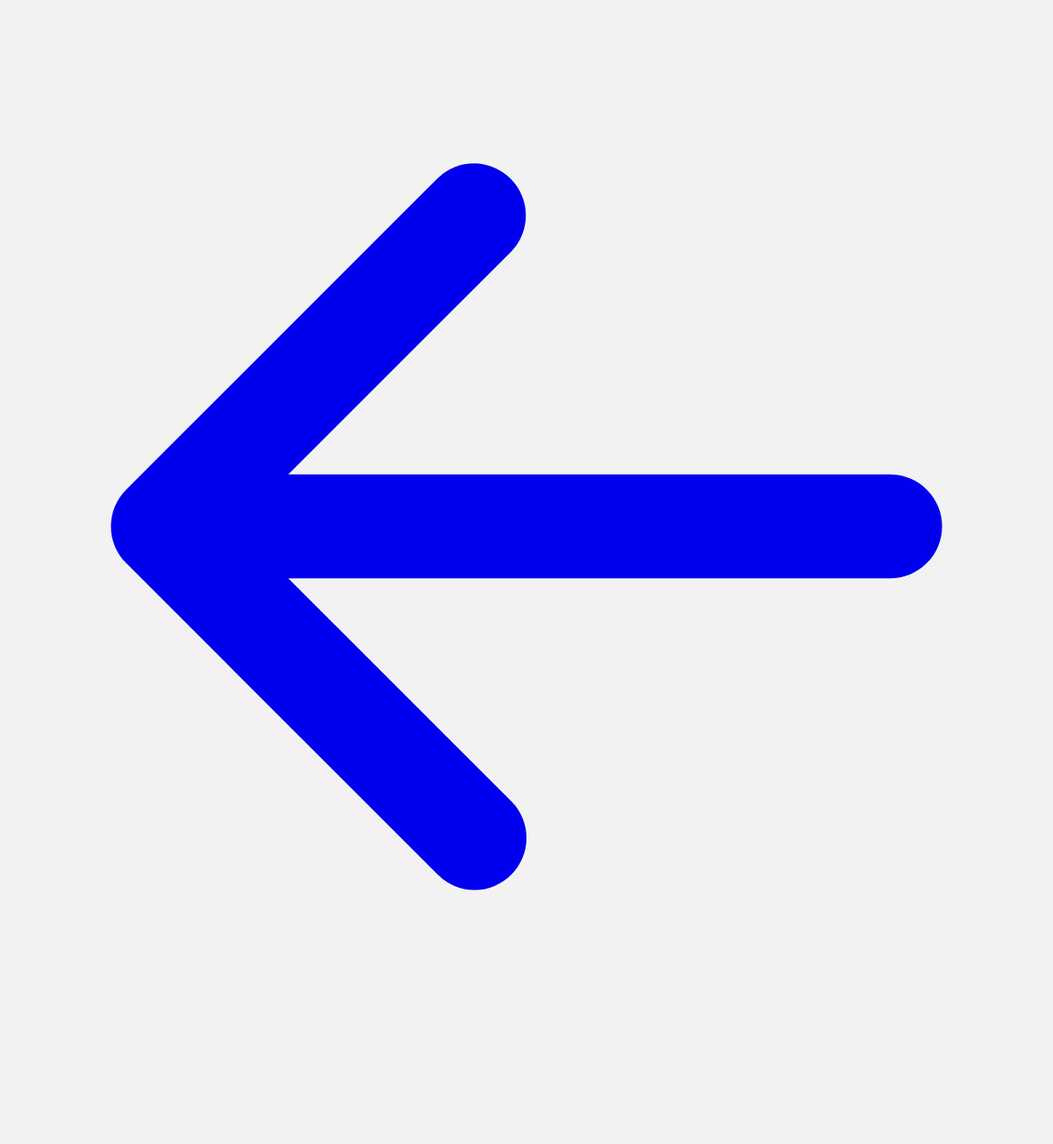
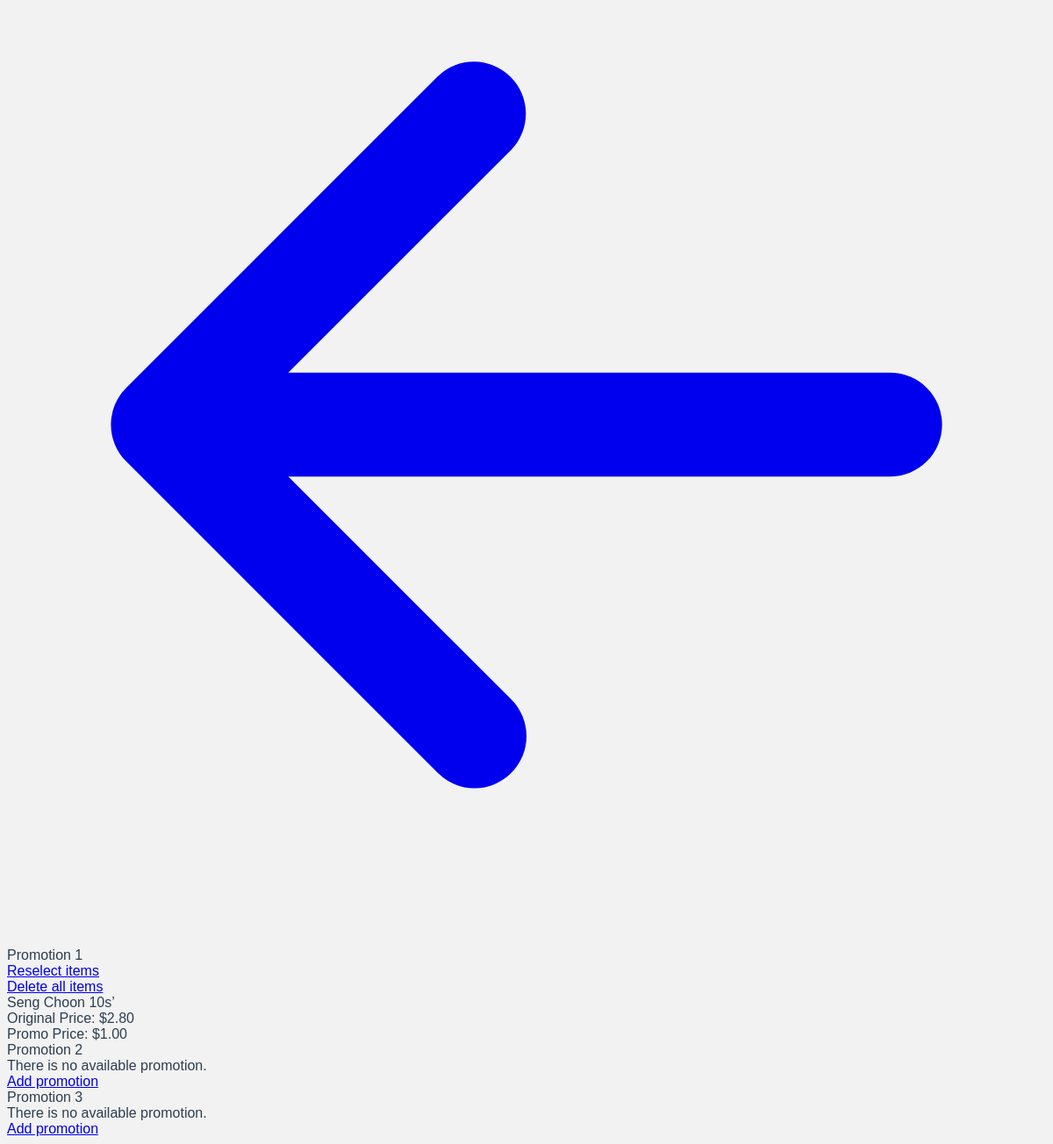
/viewpromotion (signed in), run on the app's committed database (2 pictures, top to bottom).
### app/main.py (models this page shows)
class Record_Of_Items(db.Model):
    __tablename__ = 'record_of_items'
    id = db.Column(db.Integer,primary_key = True)
    name = db.Column(db.String(200),default = '-')
    info = db.Column(db.String(200),default = '-')
    price = db.Column(db.Integer,default = '-')
    cat = db.Column(db.String(200),default = '-')
    image = db.Column(db.String(200),default = '')
    quantifier = db.Column(db.String(200),default='')
    promo_items = db.relationship('Promo_Items', backref="item")
    cart_items = db.relationship('Cart_Items', backref="item")

class Promo_Items(db.Model):
    __tablename__ = 'promo_items'
    id = db.Column(db.Integer, primary_key=True)
    itemID = db.Column(db.Integer, db.ForeignKey('record_of_items.id'))
    promo_no = db.Column(db.Integer,default = '-')
    promo_price = db.Column(db.Integer,default = '-')

### app/main.py (the view)
@app.route('/viewpromotion', methods=['POST', 'GET'])
def viewpromotion():
        if request.method == 'GET':
            promo_dis1 = db.session.query(Record_Of_Items,Promo_Items)\
                .filter(Promo_Items.promo_no == 1)\
                .filter(Record_Of_Items.id == Promo_Items.itemID)
            promo_dis2 = db.session.query(Record_Of_Items,Promo_Items)\
                .filter(Promo_Items.promo_no == 2)\
                .filter(Record_Of_Items.id == Promo_Items.itemID)
            promo_dis3 = db.session.query(Record_Of_Items,Promo_Items)\
                .filter(Promo_Items.promo_no == 3)\
                .filter(Record_Of_Items.id == Promo_Items.itemID)
            if 'admin' in session:
                return render_template('viewpromotion.html',promo_dis1= promo_dis1,\
                    promo_dis2= promo_dis2, promo_dis3=promo_dis3)
            elif 'teacher' in session:
                teacher = db.session.query(TrAcc).filter_by(name = session['teacher']).first()
                return render_template('teacherpromo.html', current_promo = teacher.promo_state, promo_dis1= promo_dis1,\
                    promo_dis2= promo_dis2, promo_dis3=promo_dis3)

### app/templates/viewpromotion.html (shortened to what this page needs)
<!DOCTYPE html>
<html>
<head>
    <link rel="stylesheet" href="https://unpkg.com/@zaydek/duomo@0.7.1/dist/production-full.css">
</head>
<body>
    <nav class="sticky t-0 shadow shadow-lg hstack w-full p-12 bg-white">
        <div class="hidden md:unhidden">
            <div class=" hstack">
                <a href="{{url_for('admin')}}">
                    <svg class="w-36 h-36" fill="currentColor" viewBox="0 0 20 20" xmlns="http://www.w3.org/2000/svg"><path fill-rule="evenodd" d="M9.707 16.707a1 1 0 01-1.414 0l-6-6a1 1 0 010-1.414l6-6a1 1 0 011.414 1.414L5.414 9H17a1 1 0 110 2H5.414l4.293 4.293a1 1 0 010 1.414z" clip-rule="evenodd"></path></svg>
                </a>
            </div>
        </div>
        <div class="unhidden md:hidden group">
            <div class="zstack w-40 h-40">
                <a href="{{url_for('admin')}}">
                    <svg class="w-36 h-36" fill="currentColor" viewBox="0 0 20 20" xmlns="http://www.w3.org/2000/svg"><path fill-rule="evenodd" d="M9.707 16.707a1 1 0 01-1.414 0l-6-6a1 1 0 010-1.414l6-6a1 1 0 011.414 1.414L5.414 9H17a1 1 0 110 2H5.414l4.293 4.293a1 1 0 010 1.414z" clip-rule="evenodd"></path></svg>
                </a>
            </div>
        </div>
    </nav>
    <div class="container py-28">
        <div class="vstack md:hstack md:space-28 h-auto">
            <div id="example-1" class=" vstack space-28">
                <div class="vstack bg-gray-200 p-28 space-28 align-start rounded-28 mx-8">
                  <div class="hstack w-full space-12">
                    <div class="text-28">Promotion 1</div>
                    {% if promo_dis1.count() != 0 %}
                        <a href="{{url_for('setPromoNo', promo_no=1)}}" class="vstack">
                            <div class="bg-white shadow shadow-md p-16">Reselect items</div>
                        </a>
                        <a href="{{url_for('promodelete', promoid=1)}}" class="vstack">
                            <div class="bg-red-500 shadow shadow-md p-16 color-white">Delete all items</div>
                        </a>
                        {% endif %}
                  </div>
                    <div class="align-self-stretch grid grid-cols-1 sm:grid-cols-1 md:grid-cols-2 lg:grid-cols-4 gap-8">
                        {% if promo_dis1.count() == 0 %}
                        <div class="vstack align-start space-12">
                          <div class="text-20">There is no available promotion.</div>
                          <a href="{{url_for('setPromoNo', promo_no=1)}}" class="bg-white shadow shadow-md p-16">Add promotion</a>
                        </div>
                        {% else %}
                        {% for item in promo_dis1 %}
                        <div class="vstack space-8 align-start w-full md:w-full h-224 md:h-288 bg-white shadow shadow-md p-16">
                            <div class="text-20">{{item[0].name}}</div>
                            <div class="text-14">Original Price: {{"$%.2f"|format(item[0].price)}}</div>
                            <div class="text-14">Promo Price: {{"$%.2f"|format(item[1].promo_price)}}</div>
                        </div>
                        {% endfor %}
                        {% endif %}
                    </div>
                </div>
            </div>
        </div>
    </div>
    <div class="container py-28">
        <div class="vstack md:hstack md:space-28 h-auto">
            <div id="example-1" class=" vstack space-28">
                <div class="vstack bg-gray-200 p-28 space-28 align-start rounded-28 mx-8">
                  <div class="hstack w-full space-12">
                    <div class="text-28">Promotion 2</div>
                  </div>
                    <div class="align-self-stretch grid grid-cols-1 sm:grid-cols-1 md:grid-cols-2 lg:grid-cols-4 gap-8">
                        {% if promo_dis2.count() == 0 %}
                        <div class="vstack align-start space-12">
                          <div class="text-20">There is no available promotion.</div>
                          <a href="{{url_for('setPromoNo', promo_no=2)}}" class="bg-white shadow shadow-md p-16">Add promotion</a>
                        </div>
                        {% endif %}
                    </div>
                </div>
            </div>
        </div>
    </div>
    <div class="container py-28">
        <div class="vstack md:hstack md:space-28 h-auto">
            <div id="example-1" class=" vstack space-28">
                <div class="vstack bg-gray-200 p-28 space-28 align-start rounded-28 mx-8">
                  <div class="hstack w-full space-12">
                    <div class="text-28">Promotion 3</div>
                  </div>
                    <div class="align-self-stretch grid grid-cols-1 sm:grid-cols-1 md:grid-cols-2 lg:grid-cols-4 gap-8">
                        {% if promo_dis3.count() == 0 %}
                        <div class="vstack align-start space-12">
                          <div class="text-20">There is no available promotion.</div>
                          <a href="{{url_for('setPromoNo', promo_no=3)}}" class="bg-white shadow shadow-md p-16">Add promotion</a>
                        </div>
                        {% endif %}
                    </div>
                </div>
            </div>
        </div>
    </div>
</body>
</html>

### app/templates/viewpromotion.html (style rules this page uses)
:root { --bg-color: #F2F2F2; --text-color: #2c3e50; --hover-color: #83A9BD; --title-color: #2c3e50; }
body { font-family: Avenir, Helvetica, Arial, sans-serif; -webkit-font-smoothing: antialiased; -moz-osx-font-smoothing: grayscale; color: var(--text-color); background-color: var(--bg-color); }

### data on the page
Record_Of_Items: name "Seng Choon 10s’", price "$2.80"
Promo_Items: promo_price "$1.00"
